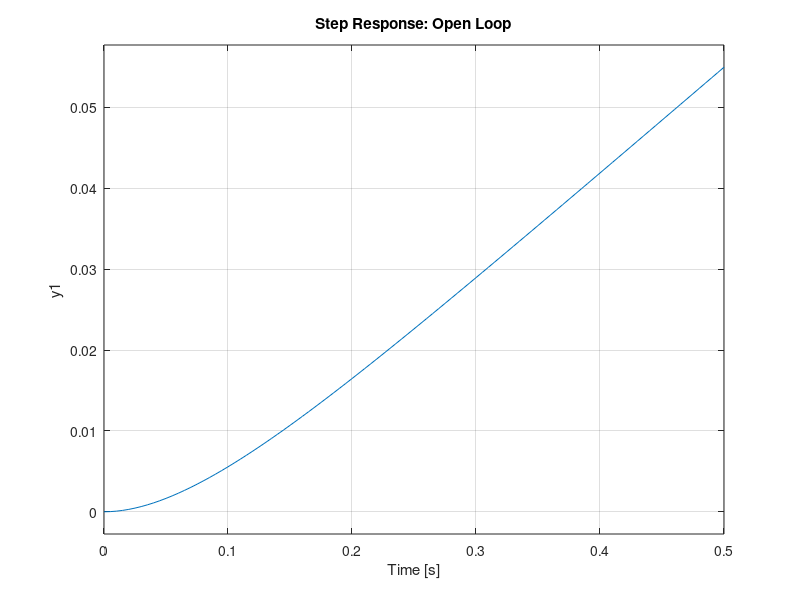
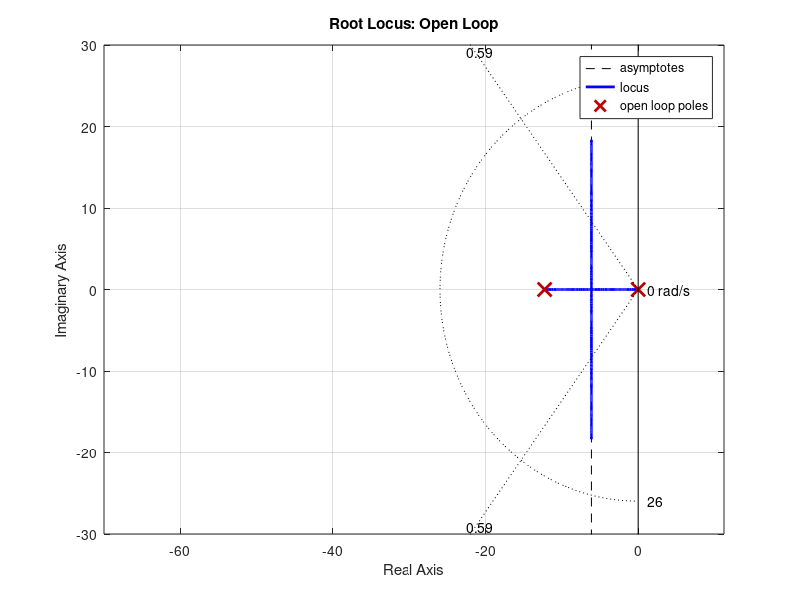

MATLAB code to generate these figures, in order: (Note: this script raises an error after producing the figures.)
clc; clear; close all;
% Thomas Lønne Stiansen - FHV Winter Semester 2025
    % For PI control with Root Locus on cart

% Constants
markSize = 10;
sign = -1; % for negative feedback
yLims = 30;
xMin = -70;
xMax = 5;
dk = 0.005;        % Root-Locus: Step size
k = 0 : dk : 46; % Root-Locus: Locus size
x = xMin : 0;

%% Root Locus

% Loaded from cart_Model.m
    % With Weight
        K = 0.131346246942449;
        tau = 0.081642070282424;
    % Without Weight
        % K = 0.143342010172210;
        % tau = 0.058378523227571;
s = tf('s');
G_cartVel = K / (tau*s + 1);   % G  =  V_c(s) / V_m(s)  =  [m/s] / [V]
    % Integrate to get position control
G_cartPos = G_cartVel * (1/s); % G  =  X_c(s) / V_m(s)  =  [m]   / [V]

G_OL = G_cartPos;
plant = zpk(G_OL)

% IT_1 Block
figure
step(G_OL)
title('Step Response: Open Loop')

%% Requirements

% Requirements
OS_percent = 10; % [percent]
% ts = 0.6; % [sec]
tp = 0.15;

% Mp = OS   ,   D = zeta    ,   wn = omega_n
OS = OS_percent / 100;
    % Damping Ratio
zeta = -log(OS) / sqrt( pi^2 + log(OS)^2 ); % MATLAB: log = ln
    % Natural Frequency
% omega_n = 4/(ts*zeta);
omega_n = pi / (tp * sqrt(1 - zeta^2) );

% Damped Frequency of Oscillation
omega_d = omega_n * sqrt(1 - zeta^2);
% Exponential Damping Frequency
sigma_d = zeta*omega_n;

% Stability Lines
theta = acos(zeta);
y1 = +tan(theta)*x;
y2 = -tan(theta)*x;

%% Default System Root Locus

% Root Locus
figure
rlocus(G_OL)
title('Root Locus: Open Loop')
ylim([-yLims yLims])
xlim([xMin xMax])
sgrid(zeta, omega_n)


%% PI Design - Inspired by Lösung_11.pdf

% Zero Selection
z_I = [0.1 0.3 0.6 0.9];
for i=1:length(z_I)
    G_PI(i) = ( s + z_I(i) ) / s;
end

% Step response of PI zeros
figure;
Legend = cell(length(z_I),1);
for i = 1 : length(z_I)
    step( feedback(G_PI(i)*G_OL, 1, -1) );
    axis([0 10 0 1.25]);
    Legend{i} = strcat('z_c = ', num2str(z_I(i)));
    hold on;
end
legend(Legend, 'Location','southeast');
title('Step Response: PI Design')
yline(1.05, '--k')
yline(0.95, '--k')

%%% Selected from Response %%%
z_I_idx = 2;

% Root Locus
figure
rlocus(G_OL * G_PI(z_I_idx))
title('Root Locus: Open Loop')
ylim([-yLims yLims])
xlim([xMin xMax])
sgrid(zeta, omega_n)

% 
% K_PI

% %% Controller
% 
% G_C = K_PI * G_c;
% 
% % Proportional
% G_CL = feedback( G_C*G_OL , 1, sign);
% 
% figure
%     % rlocus(G_CL, k)
%     % title('Root Locus: Closed Loop')
% pzmap(G_C*G_OL)
% title('Pole-Zero Map: Open Loop - Controlled')
% hold on
% sgrid(zeta, omega_n)
%     plot(x, y1, '--k',  x, y2, '--k');
% ylim([-yLims yLims])
% xlim([xMin xMax])
% 
% % Plot time response
% figure
% step(G_CL)
% stepinfo(G_CL)
% title('Step Response: Closed Loop')
